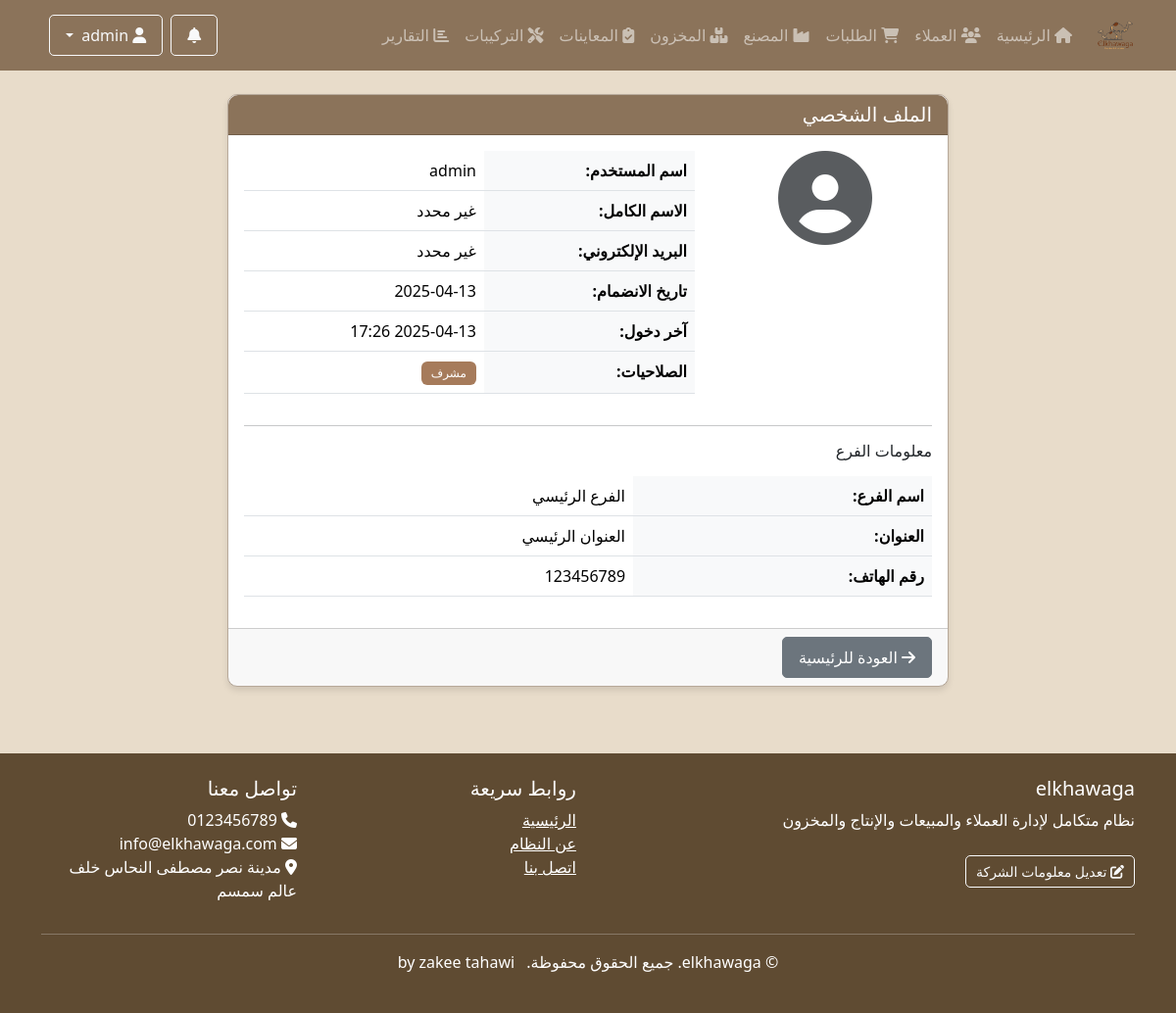
The app's page /accounts/profile/ (signed in) with its own data.
### accounts/models.py (models this page shows, shortened)
class Department(models.Model):
    name = models.CharField(_('اسم القسم'), max_length=100)
    code = models.CharField(_('كود القسم'), max_length=20, unique=True)
    description = models.TextField(_('الوصف'), blank=True)
    icon = models.CharField(_('أيقونة'), max_length=50, default='fas fa-building')
    url_name = models.CharField(_('اسم URL'), max_length=100, help_text=_('اسم URL للقسم في نظام التوجيه'))
    is_active = models.BooleanField(_('نشط'), default=True)
    order = models.PositiveIntegerField(_('الترتيب'), default=0)
    class Meta:
        verbose_name = _('قسم')
        verbose_name_plural = _('الأقسام')
        ordering = ['order', 'name']

class User(AbstractUser):
    branch = models.ForeignKey(
        Branch,
        on_delete=models.PROTECT,
        related_name='users',
        verbose_name=_('الفرع'),
        null=True
    )
    phone = models.CharField(_('رقم الهاتف'), max_length=20, blank=True)
    departments = models.ManyToManyField(
        Department,
        verbose_name=_('الأقسام'),
        blank=True,
        related_name='users',
        help_text=_('الأقسام التي يمكن للمستخدم الوصول إليها')
    )
    class Meta:
        verbose_name = _('مستخدم')
        verbose_name_plural = _('المستخدمين')

class Branch(models.Model):
    code = models.CharField(_('كود الفرع'), max_length=3, unique=True)
    name = models.CharField(_('اسم الفرع'), max_length=100)
    address = models.TextField(_('العنوان'))
    phone = models.CharField(_('رقم الهاتف'), max_length=20)
    email = models.EmailField(_('البريد الإلكتروني'), blank=True)
    is_active = models.BooleanField(_('نشط'), default=True)
    is_main_branch = models.BooleanField(_('فرع رئيسي'), default=False)
    class Meta:
        verbose_name = _('فرع')
        verbose_name_plural = _('الفروع')
        ordering = ['code']

class CompanyInfo(models.Model):
    name = models.CharField(_('اسم الشركة'), max_length=255)
    logo = models.ImageField(_('شعار الشركة'), upload_to='company/', null=True, blank=True)
    description = models.TextField(_('وصف الشركة'), blank=True, default="نظام متكامل لإدارة العملاء والمبيعات والإنتاج والمخزون")
    address = models.TextField(_('العنوان'))
    phone = models.CharField(_('رقم الهاتف'), max_length=20)
    email = models.EmailField(_('البريد الإلكتروني'))
    website = models.URLField(_('الموقع الإلكتروني'), blank=True)
    tax_number = models.CharField(_('الرقم الضريبي'), max_length=50, blank=True)
    commercial_register = models.CharField(_('السجل التجاري'), max_length=50, blank=True)
    facebook = models.URLField(_('فيسبوك'), blank=True)
    twitter = models.URLField(_('تويتر'), blank=True)
    instagram = models.URLField(_('انستغرام'), blank=True)
    linkedin = models.URLField(_('لينكد إن'), blank=True)
    about = models.TextField(_('نبذة عن الشركة'), blank=True)
    vision = models.TextField(_('رؤية الشركة'), blank=True)
    mission = models.TextField(_('رسالة الشركة'), blank=True)
    primary_color = models.CharField(_('اللون الرئيسي'), max_length=7, default='#007bff')
    secondary_color = models.CharField(_('اللون الثانوي'), max_length=7, default='#6c757d')
    accent_color = models.CharField(_('لون التمييز'), max_length=7, default='#28a745')
    class Meta:
        verbose_name = _('معلومات الشركة')
        verbose_name_plural = _('معلومات الشركة')

### accounts/views.py (the view)
# urls.py: path('profile/', views.profile_view, name='profile'),
@login_required
def profile_view(request):
    context = {
        'user': request.user,
        'title': 'الملف الشخصي',
    }
    return render(request, 'accounts/profile.html', context)

### accounts/context_processors.py (called while the page is built)
def departments(request):
    all_departments = Department.objects.filter(is_active=True).order_by('order')
    user_departments = []
    if request.user.is_authenticated:
        if request.user.is_superuser:
            user_departments = all_departments
        else:
            user_departments = request.user.departments.filter(is_active=True).order_by('order')
    return {
        'all_departments': all_departments,
        'user_departments': user_departments,
    }

def notifications(request):
    unread_notifications = []
    notifications_count = 0
    if request.user.is_authenticated:
        unread_notifications = get_user_notifications(request.user, unread_only=True, limit=5)
        notifications_count = unread_notifications.count()
    return {
        'unread_notifications': unread_notifications,
        'notifications_count': notifications_count,
    }

def company_info(request):
    try:
        company_info = CompanyInfo.objects.first()
    except:
        company_info = None
    return {
        'company_info': company_info,
    }

### accounts/utils.py (called while the page is built, shortened)
def get_user_notifications(user, department_code=None, unread_only=False, limit=None):
    if user.is_superuser:
        notifications = Notification.objects.all()
    if department_code:
        try:
            department = Department.objects.get(code=department_code)
            notifications = notifications.filter(target_department=department)
        except Department.DoesNotExist:
            return Notification.objects.none()
    if unread_only:
        notifications = notifications.filter(is_read=False)
    notifications = notifications.order_by('-created_at')
    if limit:
        notifications = notifications[:limit]
    return notifications

### templates/accounts/profile.html (shortened to what this page needs)
{% extends 'base.html' %}
{% block content %}
<div class="row">
    <div class="col-md-8 mx-auto">
        <div class="card">
            <div class="card-header bg-primary text-white">
                <h5 class="mb-0">الملف الشخصي</h5>
            </div>
            <div class="card-body">
                <div class="row">
                    <div class="col-md-4 text-center">
                        <div class="avatar-wrapper mb-3">
                            <i class="fas fa-user-circle fa-6x text-muted"></i>
                        </div>
                    </div>
                    <div class="col-md-8">
                        <table class="table">
                            <tr>
                                <th>اسم المستخدم:</th>
                                <td>{{ user.username }}</td>
                            </tr>
                            <tr>
                                <th>الاسم الكامل:</th>
                                <td>{{ user.get_full_name|default:"غير محدد" }}</td>
                            </tr>
                            <tr>
                                <th>البريد الإلكتروني:</th>
                                <td>{{ user.email|default:"غير محدد" }}</td>
                            </tr>
                            <tr>
                                <th>تاريخ الانضمام:</th>
                                <td>{{ user.date_joined|date:"Y-m-d" }}</td>
                            </tr>
                            <tr>
                                <th>آخر دخول:</th>
                                <td>{{ user.last_login|date:"Y-m-d H:i" }}</td>
                            </tr>
                            {% if user.is_staff %}
                            <tr>
                                <th>الصلاحيات:</th>
                                <td><span class="badge bg-success">مشرف</span></td>
                            </tr>
                            {% endif %}
                        </table>
                    </div>
                </div>
                {% if user.branch %}
                <hr>
                <h6 class="mb-3">معلومات الفرع</h6>
                <table class="table">
                    <tr>
                        <th>اسم الفرع:</th>
                        <td>{{ user.branch.name }}</td>
                    </tr>
                    <tr>
                        <th>العنوان:</th>
                        <td>{{ user.branch.address|default:"غير محدد" }}</td>
                    </tr>
                    <tr>
                        <th>رقم الهاتف:</th>
                        <td>{{ user.branch.phone|default:"غير محدد" }}</td>
                    </tr>
                </table>
                {% endif %}
            </div>
            <div class="card-footer">
                <a href="{% url 'home' %}" class="btn btn-secondary">
                    <i class="fas fa-arrow-right"></i> العودة للرئيسية
                </a>
            </div>
        </div>
    </div>
</div>
{% endblock %}

### templates/base.html (shortened to what this page needs)
<!DOCTYPE html>
{% load static %}
<html lang="ar" dir="rtl">
<head>
    <link rel="stylesheet" href="https://cdn.jsdelivr.net/npm/bootstrap@5.3.2/dist/css/bootstrap.rtl.min.css">
    <link rel="stylesheet" href="https://cdnjs.cloudflare.com/ajax/libs/font-awesome/6.5.1/css/all.min.css">
    <link rel="stylesheet" href="{% static 'css/style.css' %}">
</head>
<body>
    <nav class="navbar navbar-expand-lg navbar-dark bg-primary">
        <div class="container">
            <a class="navbar-brand" href="{% url 'home' %}">
                <div class="d-flex align-items-center">
                    <img src="{% static 'img/logo.png' %}" alt="شعار النظام" class="logo-img" style="width: 40px; height: 40px;">
                </div>
            </a>
            <div class="collapse navbar-collapse" id="navbarNav">
                <ul class="navbar-nav me-auto mb-2 mb-lg-0">
                    <li class="nav-item">
                        <a class="nav-link" href="{% url 'home' %}"><i class="fas fa-home"></i> الرئيسية</a>
                    </li>
                    {% if user.is_superuser %}
                        {% for dept in all_departments %}
                            {% if dept.code == 'factory' %}
                                <li class="nav-item">
                                    <a class="nav-link" href="{% url dept.url_name %}">
                                        <i class="{{ dept.icon }}"></i> {{ dept.name }}
                                    </a>
                                </li>
                            {% else %}
                                <li class="nav-item">
                                    <a class="nav-link" href="{% url dept.url_name %}">
                                        <i class="{{ dept.icon }}"></i> {{ dept.name }}
                                    </a>
                                </li>
                            {% endif %}
                        {% endfor %}
                    {% endif %}
                </ul>
                <div class="d-flex align-items-center">
                    {% if user.is_authenticated %}
                    <div class="dropdown me-2">
                        <button class="btn btn-outline-light position-relative" type="button" id="notificationsDropdown" data-bs-toggle="dropdown">
                            <i class="fas fa-bell"></i>
                        </button>
                    </div>
                    <div class="dropdown me-2">
                        <button class="btn btn-outline-light dropdown-toggle" type="button" id="userDropdown" data-bs-toggle="dropdown">
                            <i class="fas fa-user"></i> {{ user.get_full_name|default:user.username }}
                        </button>
                    </div>
                    {% else %}
                    <a href="{% url 'accounts:login' %}" class="btn btn-outline-light"><i class="fas fa-sign-in-alt"></i> تسجيل الدخول</a>
                    {% endif %}
                </div>
            </div>
        </div>
    </nav>
    <main class="container mt-4">
        {% block content %}{% endblock %}
    </main>
    <footer class="text-white mt-5 py-4" style="background-color: var(--accent);">
        <div class="container">
            <div class="row">
                <div class="col-md-6">
                    <h5>{{ company_info.name|default:"نظام الخواجه لإدارة العملاء" }}</h5>
                    <p>{{ company_info.description|default:"نظام متكامل لإدارة العملاء والمبيعات والإنتاج والمخزون" }}</p>
                    {% if user.is_staff %}
                    <a href="{% url 'accounts:company_info' %}" class="btn btn-sm btn-outline-light mt-2">
                        <i class="fas fa-edit"></i> تعديل معلومات الشركة
                    </a>
                    {% endif %}
                </div>
                <div class="col-md-3">
                    <h5>روابط سريعة</h5>
                    <ul class="list-unstyled">
                        <li><a href="{% url 'home' %}" class="text-white">الرئيسية</a></li>
                        <li><a href="{% url 'about' %}" class="text-white">عن النظام</a></li>
                        <li><a href="{% url 'contact' %}" class="text-white">اتصل بنا</a></li>
                    </ul>
                </div>
                <div class="col-md-3">
                    <h5>تواصل معنا</h5>
                    <ul class="list-unstyled">
                        <li><i class="fas fa-phone"></i> {{ company_info.phone|default:"+20 123 456 7890" }}</li>
                        <li><i class="fas fa-envelope"></i> {{ company_info.email|default:"info@elkhawaga.com" }}</li>
                        {% if company_info.address %}
                        <li><i class="fas fa-map-marker-alt"></i> {{ company_info.address }}</li>
                        {% endif %}
                    </ul>
                </div>
            </div>
            <hr>
            <div class="text-center">
                <p>&copy; {{ current_year }} {{ company_info.name|default:"نظام الخواجه" }}. جميع الحقوق محفوظة. <span class="ms-2">by zakee tahawi</span></p>
            </div>
        </div>
    </footer>
</body>
</html>

### static/css/style.css (style rules this page uses)
:root { --primary: #8B735A; --secondary: #A67B5B; --accent: #5F4B32; --neutral: #B7A99A; --light-bg: #E8DCCA; --dark-text: #3D3427; --alert: #C17817; --light-accent: #D2B48C; }
.logo-img { width: 30px; height: 30px; display: inline-block; vertical-align: middle; color: var(--light-accent); transition: color 0.3s ease; }
.navbar-brand { padding: 0.5rem 0; margin-left: 1rem; display: flex; align-items: center; }
.navbar-brand > div { display: flex; align-items: center; gap: 10px; }
body { font-family: 'Cairo', 'Segoe UI', Tahoma, Geneva, Verdana, sans-serif; color: var(--dark-text); background-color: var(--light-bg); }
body, .navbar, .card, .btn, .badge, footer, .navbar-dark.bg-primary, .btn-primary, .card .bg-primary, .card .bg-success, .card .bg-warning, .card .bg-danger { transition: all 0.3s ease-in-out; }
.navbar-dark.bg-primary { background-color: var(--primary) !important; }
.card { border-radius: 10px; box-shadow: 0 4px 6px rgba(0, 0, 0, 0.1); margin-bottom: 20px; transition: transform 0.3s ease; border-color: var(--neutral); }
.card-header { border-radius: 10px 10px 0 0 !important; font-weight: bold; }
.card .bg-primary { background-color: var(--primary) !important; }
.card .bg-success { background-color: var(--secondary) !important; }
.table th { font-weight: bold; background-color: #f8f9fa; }
.badge { padding: 6px 10px; font-weight: normal; }
.btn { border-radius: 5px; padding: 8px 16px; }
.btn-sm { padding: 5px 10px; }
footer { margin-top: 50px; background-color: var(--accent) !important; }

### records on screen
Department: name "العملاء"
Department: name "الطلبات"
Department: name "المصنع"
Department: name "المخزون"
Department: name "المعاينات"
Department: name "التركيبات"
Department: name "التقارير"
User: username "admin", get_full_name "غير محدد", email "غير محدد", date_joined "2025-04-13", last_login "2025-04-13 17:26", branch.name "الفرع الرئيسي", branch.address "العنوان الرئيسي", branch.phone "123456789"
CompanyInfo: name "elkhawaga", description "نظام متكامل لإدارة العملاء والمبيعات والإنتاج والمخزون", phone "0123456789", email "info@elkhawaga.com", address "مدينة نصر مصطفى النحاس خلف عالم سمسم"
